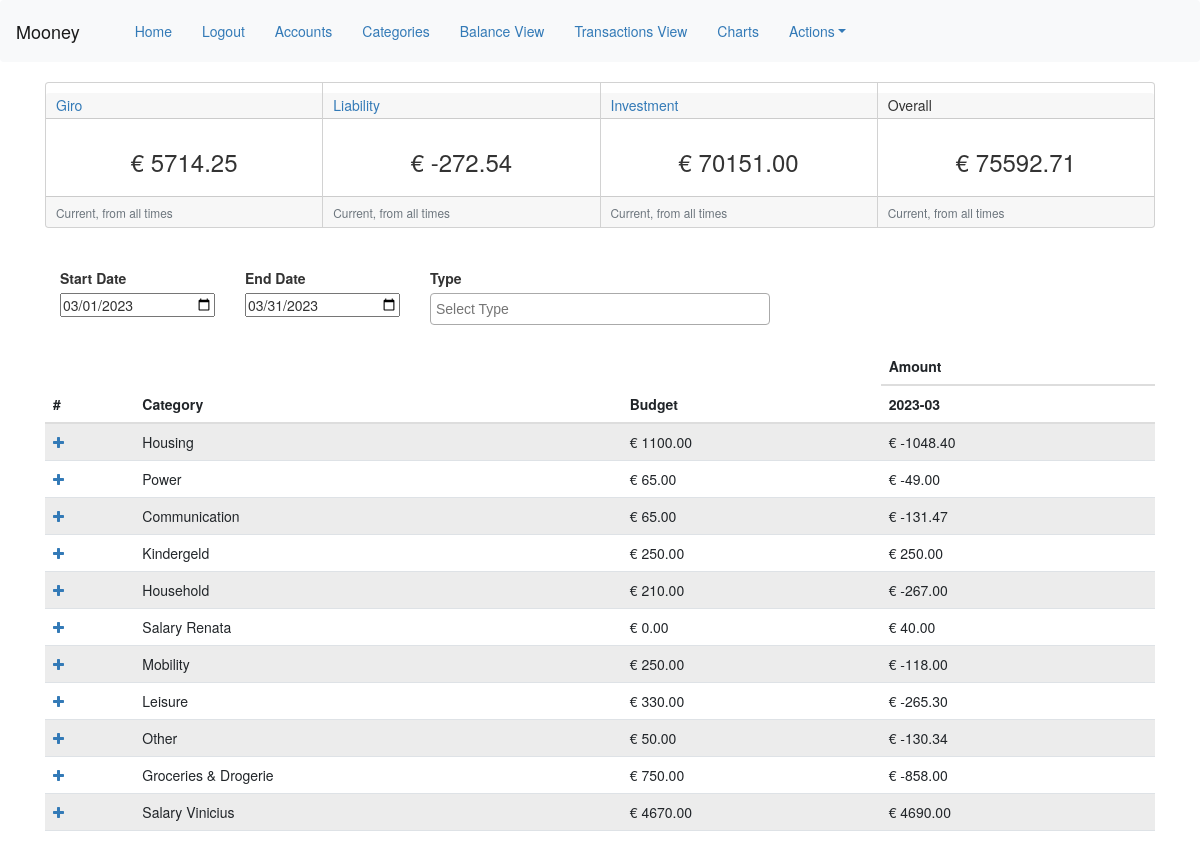
The app's page /index (signed in) with its own data.
### app/models.py (models this page shows, shortened)
class Category(db.Model):
    id            = db.Column(db.Integer, primary_key=True)
    name  = db.Column(db.String(64), unique=False)
    type  = db.Column(db.String(32), unique=False)
    description   = db.Column(db.String(255), nullable=True)
    competence = db.Column(db.String(32), unique=False, default='Monthly')
    created_at    = db.Column(db.DateTime, index=True, default=datetime.utcnow)
    last_modified = db.Column(db.DateTime, index=True, default=datetime.utcnow)
    budget = db.Column(db.Float(64), default=0.00)
    user_id       = db.Column(db.Integer, db.ForeignKey('user.id'))
    icon          = db.Column(db.String(255), nullable=True, default='mooney/app/static/icons/icon.png')
    budget_archive = db.Column(db.String(), nullable=True)

### app/routes.py (the view)
@app.route('/')
@app.route('/index', methods=['GET', 'POST'])
@login_required
def index():
    form = DateTypeForm()
    balance_by_type = get_balance_by_type()
    range_desc = []
    cat_range = []
    bdgt_range = []
    trx_by_cat = {}
    account = [id[0] for id in db.session.query(Account.id).filter_by(user_id=current_user.id).all()]
    if form.type.data:
        account = [id[0] for id in db.session.query(Account.id).filter(Account.type.in_(form.type.data)).filter_by(user_id=current_user.id).all()]
    account_trx = db.session.query(func.sum(Transaction.amount).label('sum'),
    func.strftime("%Y-%m", Transaction.date).label('month'), Category.name, Category.budget).join(
    Category, Category.id == Transaction.category).filter(Transaction.account.in_(account)).filter(
    Transaction.date.between(form.start_date.data, form.end_date.data)).group_by(
    Transaction.category, func.strftime("%Y-%m", Transaction.date)).order_by(Transaction.date.asc()).all()
    for trx in account_trx:
        if trx.month not in range_desc:
            range_desc.append(trx.month)
        if trx.name not in cat_range:
            cat_range.append(trx.name)
            bdgt_range.append(trx.budget)
    for trx in account_trx:
        if trx.name not in trx_by_cat:
            trx_by_cat[trx.name] = [None] * len(range_desc)
        month_idx = range_desc.index(trx.month)
        trx_by_cat[trx.name][month_idx] = round(trx.sum, 2)
    return render_template('index.html', title='Mooney', form=form,
        balance_by_type=balance_by_type, range_desc=range_desc,
        cat_range=cat_range, bdgt_range=bdgt_range, trx_by_cat=trx_by_cat)

### app/forms.py
class DateTypeForm(FlaskForm):
    start_date = DateField('Start Date', default=get_month_dates()[0])
    end_date = DateField('End Date', default=get_month_dates()[1])
    type = SelectMultipleField('Type', id='type', validators=[DataRequired()],
        choices=Config.ACCOUNT_TYPES, default='')
    submit = SubmitField('Go')

### app/func.py (called while the page is built)
def normal_amt(amount):
    amt = round(float(amount or 0.00),2)
    return amt

### app/models.py (called while the page is built)
@login.user_loader
def load_user(id):
    return User.query.get(int(id))

### app/templates/index.html (shortened to what this page needs)
{% extends "base.html" %}
{% import 'bootstrap/wtf.html' as wtf %}
{% block app_content %}
<link rel="stylesheet" href="https://cdnjs.cloudflare.com/ajax/libs/font-awesome/4.7.0/css/font-awesome.min.css">
    <div class="card-group">
        {% set y = namespace(value=0) %}
        {% for k,v in balance_by_type.items() %}
        {% set y.value = y.value + v %}
        <div class="card">
          <a href="{{ url_for('balance_view', types=k , start_date=form.start_date.data, end_date=form.end_date.data) }}"><h5 class="card-header">{{ k }}</h5></a>
            <div class="card-body">
              <h3 class="text-center">{{ "€ %.2f" % v }}</h3>
            </div>
            <div class="card-footer">
              <small class="text-muted">Current, from all times</small>
            </div>
          </div>
        {% endfor %}
        <div class="card">
          <h5 class="card-header">Overall</h5>
          <div class="card-body">
            <h3 class="text-center">{{ "€ %.2f" % y.value }}</h3>
          </div>
          <div class="card-footer">
            <small class="text-muted">Current, from all times</small>
          </div>
        </div>
    </div>
    <br>
    <br>
    <div>
      <form action="" method="post">
        <div class="col-md-2">
          {{ form.start_date.label }}
          {{ form.start_date(style="width: 100%", onchange="submit()") }}
        </div>
        <div class="col-md-2">
          {{ form.end_date.label }}
          {{ form.end_date(style="width: 100%", onchange="submit()") }}
        </div>
        <div class="col-md-4">
          {{ form.type.label }}
          {{ form.type(class_="select2", style="width: 100%",onchange="submit()") }}<br>
        </div>
      </form>
    </div>
    <br>
    <br>
    <div>
      <br>
      <br>
      <table id="data" class="table table-striped">
          <thead>
            <tr>
              <th rowspan=2>#</th>
              <th rowspan=2>Category</th>
              <th rowspan=2>Budget</th>
              {% if range_count %}
                <th colspan= {{range_desc|count}}>Amount</th>
              {% else %}
                <th colspan=2>Amount</th>
              {% endif %}
            </tr>
            <tr>
              {% if range_desc %}
                {% for i in range_desc %}
                <th>{{ i }}</th>
                {% endfor %}
              {% endif %}
            </tr>
          </thead>
          <tbody>
            {% if cat_range %}
              {% set i = namespace(value=0) %}
              {% for cat in cat_range %}
                <tr>
                  <td><a href="{{ url_for('transactions', categories=cat, start_date=form.start_date.data, end_date=form.end_date.data) }}"><i class="fa fa-plus"></i></a></td>
                  <td>{{ cat }}</td>
                  <td>{{ "€ %.2f" % bdgt_range[i.value] }}</td>
                  {% set i.value = i.value + 1 %}
                  {% set trx_list = trx_by_cat.get(cat) %}
                  {% for sum in trx_list %}
                    {% if not sum %}
                      {% set sum = 0.00 %}
                    {% endif %}
                    <td>{{ "€ %.2f" % sum }}</td>
                  {% endfor %}
                </tr>
              {% endfor %}
            {% endif %}
          </tbody>
      </table>
    </div>
{% endblock %}

### app/templates/base.html (shortened to what this page needs)
<!DOCTYPE html>
<html lang="en">
<head>
  <link href="https://cdn.jsdelivr.net/npm/bootstrap@5.2.3/dist/css/bootstrap.min.css" rel="stylesheet">
  <link rel="stylesheet" type="text/css" href="https://cdn.datatables.net/1.10.25/css/dataTables.bootstrap5.css">
</head>
{% extends 'bootstrap/base.html' %}
{% block navbar %}
<nav class="navbar navbar-expand-lg navbar-light bg-light">
  <div class="container-fluid">
    <a class="navbar-brand">Mooney</a>
    <div class="collapse navbar-collapse" id="navbarSupportedContent">
      <ul class="nav navbar-nav">
        <li class="active"><a href="{{ url_for('index') }}">Home</a></li>
        {% if current_user.is_anonymous %}
          <li><a href="{{ url_for('login') }}">Login</a></li>
        {% else %}
          <li><a href="{{ url_for('logout') }}">Logout</a></li>
        {% endif %}
        <li><a href="{{ url_for('accounts') }}">Accounts</a></li>
        <li><a href="{{ url_for('categories') }}">Categories</a></li>
        <li><a href="{{ url_for('balance_view') }}">Balance View</a></li>
        <li><a href="{{ url_for('transactions') }}">Transactions View</a></li>
        <li><a href="{{ url_for('charts') }}">Charts</a></li>
        <li class="dropdown"><a class="dropdown-toggle"  data-bs-toggle='dropdown'>Actions</a>
        </li>
      </ul>
    </div>
  </div>
</nav>
  {% endblock %}
  {% block content %}
    <div class="container">
      <link href="https://cdnjs.cloudflare.com/ajax/libs/select2/4.0.13/css/select2.min.css" rel="stylesheet" />
      {% block app_content %}{% endblock %}
    </div>
  {% endblock %}

### records on screen
Category: name "Housing", value "€ 1100.00", sum "€ -1048.40"
Category: name "Power", value "€ 65.00", sum "€ -49.00"
Category: name "Communication", value "€ 65.00", sum "€ -131.47"
Category: name "Kindergeld", value "€ 250.00", sum "€ 250.00"
Category: name "Household", value "€ 210.00", sum "€ -267.00"
Category: name "Salary Renata", value "€ 0.00", sum "€ 40.00"
Category: name "Mobility", value "€ 250.00", sum "€ -118.00"
Category: name "Leisure", value "€ 330.00", sum "€ -265.30"
Category: name "Other", value "€ 50.00", sum "€ -130.34"
Category: name "Groceries & Drogerie", value "€ 750.00", sum "€ -858.00"
Category: name "Salary Vinicius", value "€ 4670.00", sum "€ 4690.00"

### other values on screen
{{ k }} "Giro" "Liability" "Investment"
{{ "€ %.2f" % v }} "€ 5714.25" "€ -272.54" "€ 70151.00"
{{ "€ %.2f" % y.value }} "€ 75592.71"
{{ i }} "2023-03"
